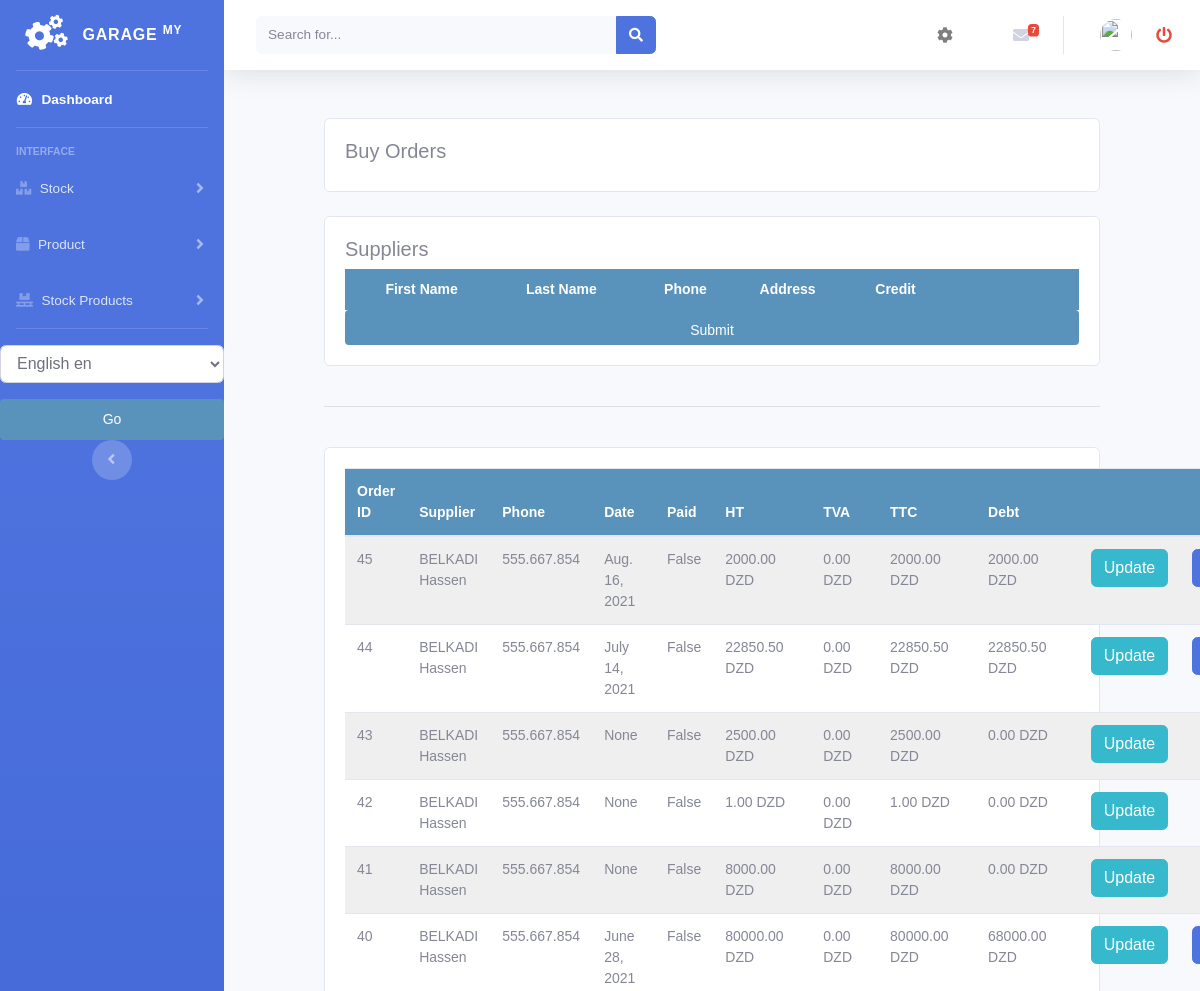
The page /buyorder/confirm_all (upper part) on the database as committed earlier.
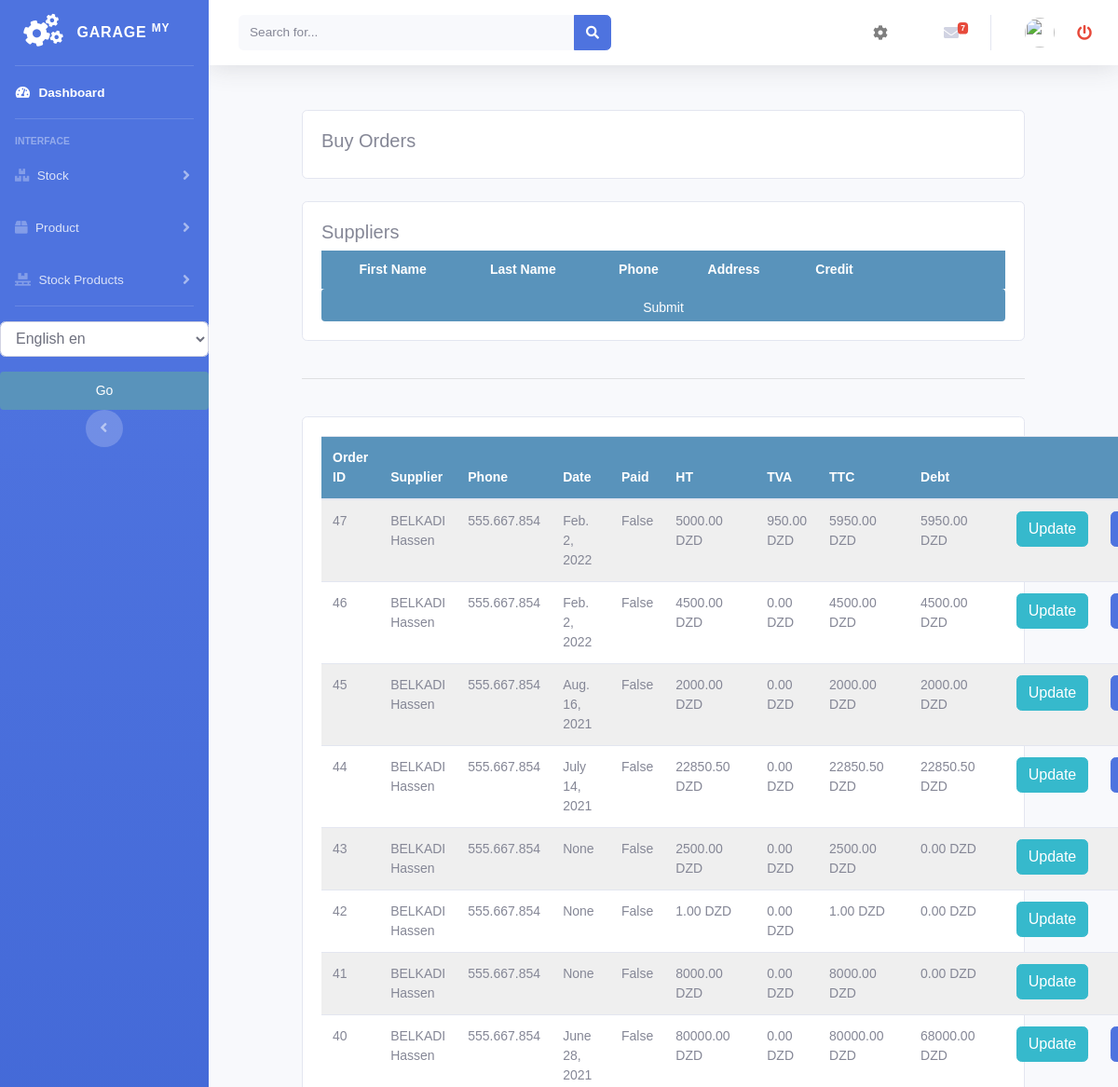
The same page on the database as committed later.
### buyorder/models.py (models this page shows, shortened)
class BuyOrder(models.Model):
    user = models.IntegerField(default=0)
    supplier = models.ForeignKey(Supplier, on_delete=models.DO_NOTHING, related_name="orders")
    created = models.DateTimeField(auto_now_add=True)
    updated = models.DateTimeField(auto_now=True)
    paid = models.BooleanField(default=False)
    order_tva = models.PositiveIntegerField(default=0)
    debt = models.DecimalField(max_digits=10, decimal_places=2, null=True, blank=True, default=0)
    confirmed = models.BooleanField(default=False)
    order_date = models.DateField(null=True, blank=True)
    total_price = models.DecimalField(max_digits=10, decimal_places=2, null=True, blank=True, default=0)
    class Meta:
        ordering = ('-created',)
    def get_total_cost(self):
        return round(sum(item.get_cost() for item in self.items.all()), 2)
    def get_tva(self):
        return round(self.get_total_cost() * Decimal(self.order_tva/100), 2)
    def get_ttc(self):
        return round(self.get_total_cost() + self.get_tva(), 2)

class BuyOrderItem(models.Model):
    order = models.ForeignKey(BuyOrder,
                              related_name='items',
                              on_delete=models.CASCADE)
    product = models.ForeignKey(Product,
                                related_name='buyorder_item',
                                on_delete=models.SET_NULL, null=True, blank=True)
    price = models.DecimalField(max_digits=10, decimal_places=2)
    quantity = models.DecimalField(max_digits=10, decimal_places=2, default=0)
    stock = models.ForeignKey(Stock, related_name='item_stocks', on_delete=models.DO_NOTHING, null=True, blank=True)
    def get_cost(self):
        return round(self.price * self.quantity, 2)

### supplier/models.py (models this page shows, shortened)
class Supplier(models.Model):
    firstname = models.CharField(max_length=250, null=True)
    lastname = models.CharField(max_length=250, null=True)
    address = models.CharField(max_length=200, null=True)
    phone = models.CharField(max_length=200, null=True)
    email = models.EmailField(null=True)
    date_created = models.DateTimeField(auto_now_add=True, null=True)
    date_joined = models.DateField(null=True)
    credit = models.DecimalField(max_digits=10, decimal_places=2, null=True, default=0.0)
    def __str__(self):
        return self.firstname + " " + self.lastname

### buyorder/views.py (the view)
# urls.py: path('confirm_all', views.confirm_all, name='confirm_all'),
def confirm_all(request):
    buyorders = BuyOrder.objects.all()
    for order in buyorders:
        order.total_price = order.get_total_cost()
        order.confirmed = True
        order.save()
        cache.delete(Buyorder_KEY)
    context = {
        'buyorders': buyorders,
    }
    return render(request, 'buyorder/list_buyorder.html', context)

### accounts/templatetags/erpextra.py (called while the page is built)
@register.filter(name='has_group')
def has_group(user, group_name):
    group = Group.objects.get(name=group_name)
    return True if group in user.groups.all() else False

### buyorder/templates/buyorder/list_buyorder.html (shortened to what this page needs)
{% extends 'home.html' %}
{% load static %}
{% load i18n %}
{% block content %}
<br>
<div class="row">
    <div class="col-md">
        <div class="card card-body">
            <h5>{% trans "Buy Orders" %}</h5>
        </div>
        <br>
        <div class="card card-body">
                        <h5>{% trans "Suppliers" %}</h5>
            <form id="order-form" action="" method="post">
            <table id="table_supplier" class="display text-center">
                <thead>
                <tr>
                    <th></th>
                    <th>{% trans "First Name" %}</th>
                    <th>{% trans "Last Name" %}</th>
                    <th>{% trans "Phone" %}</th>
                    <th>{% trans "Address" %}</th>
                    <th>{% trans "Credit" %}</th>
                    <th></th>
                    <th></th>
                    <th></th>
                    <th></th>
                </tr>
                </thead>
            </table>
            <input class="form-control btn btn-primary" type="submit" name="submit">
            </form>
        </div>
        <br>
        <hr>
        <br>
        <div class="card card-body">
            <table id="table_id" class="table display text-center">
                <thead>
                <tr>
                    <th>{% trans "Order ID" %}</th>
                    <th>{% trans "Supplier" %}</th>
                    <th>{% trans "Phone" %}</th>
                    <th>{% trans "Date" %}</th>
                    <th>{% trans "Paid" %}</th>
                    <th>{% trans "HT" %}</th>
                    <th>{% trans "TVA" %}</th>
                    <th>{% trans "TTC" %}</th>
                    <th>{% trans "Debt" %}</th>
                    <th></th>
                    <th></th>
                </tr>
                </thead>
                <tbody>
                {% for order in buyorders %}
                <tr>
                    <td>{{order.id}}</td>
                    <td>{{order.supplier}}</td>
                    <td>{{order.supplier.phone}}</td>
                    <td>{{order.order_date}}</td>
                    <td>{{order.paid}}</td>
                    <td>{{order.total_price}} {% trans "DZD" %}</td>
                    <td>{{order.get_tva}} {% trans "DZD" %}</td>
                    <td>{{order.get_ttc}} {% trans "DZD" %}</td>
                    <td>{{order.debt}} {% trans "DZD" %}</td>
                    <td>
                        {% if order.confirmed %}
                             <a class="btn btn-info " href="{% url 'buyorder:update_order' order.id %}">{% trans "Update" %}</a>
                        {% else %}
                             <a class="btn btn-success " href="{% url 'buyorder:buyorder_confirmation' order.id %}">{% trans "Confirm" %}</a>
                        {% endif %}
                    </td>
                    <td>
                        {% if order.debt > 0%}
                        <a class="btn btn-primary " href="{% url 'payments:create_supplier_payment' order.id %}">{% trans "PayDebt" %}</a>
                        {% endif %}
                    </td>
                </tr>
                {% endfor %}
                </tbody>
            </table>
        </div>
    </div>
</div>
{% endblock %}
{% block jsscript %}
<link rel="stylesheet" href="https://ajax.googleapis.com/ajax/libs/jqueryui/1.12.1/themes/smoothness/jquery-ui.css">
<link rel="stylesheet" href="https://cdnjs.cloudflare.com/ajax/libs/chosen/1.8.7/chosen.min.css"/>
<link rel="stylesheet" type="text/css" href="https://cdn.datatables.net/1.10.22/css/jquery.dataTables.css">
{% endblock %}

Rows that differ between the two databases and show on the page:
added BuyOrder: id "47", supplier "BELKADI Hassen", supplier.phone "555.667.854", order_date "Feb. 2, 2022", paid "False", total_price "5000.00", get_tva "950.00", get_ttc "5950.00", debt "5950.00"
added BuyOrder: id "46", supplier "BELKADI Hassen", supplier.phone "555.667.854", order_date "Feb. 2, 2022", paid "False", total_price "4500.00", get_tva "0.00", get_ttc "4500.00", debt "4500.00"
